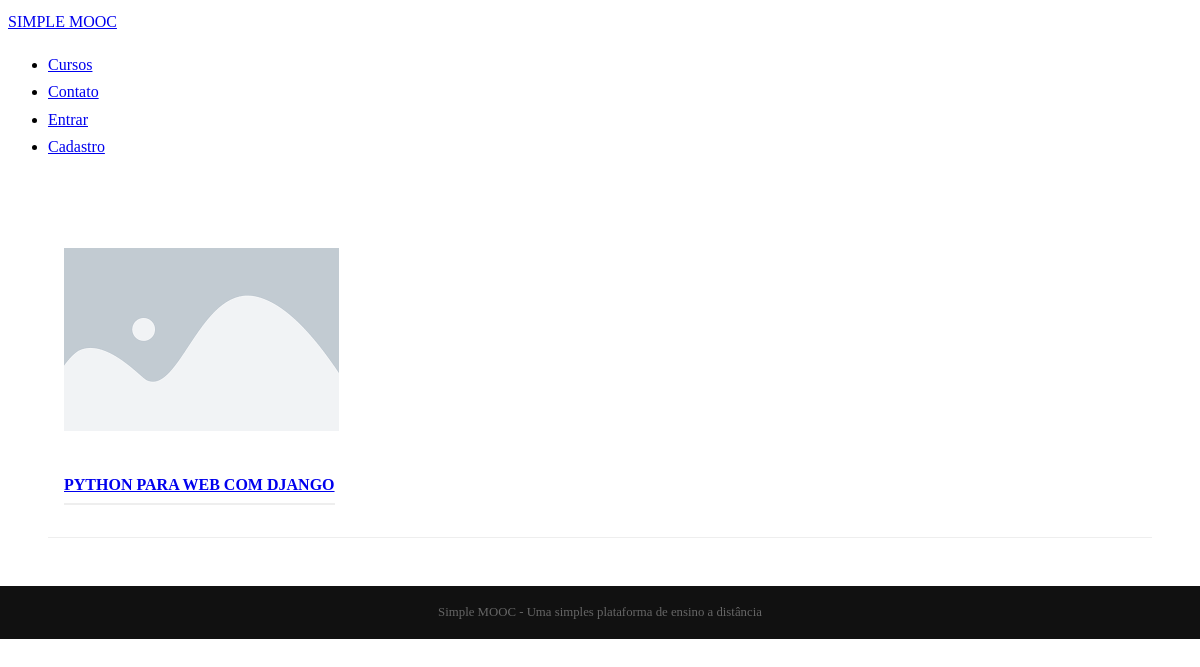
The app's page /cursos/, older data.
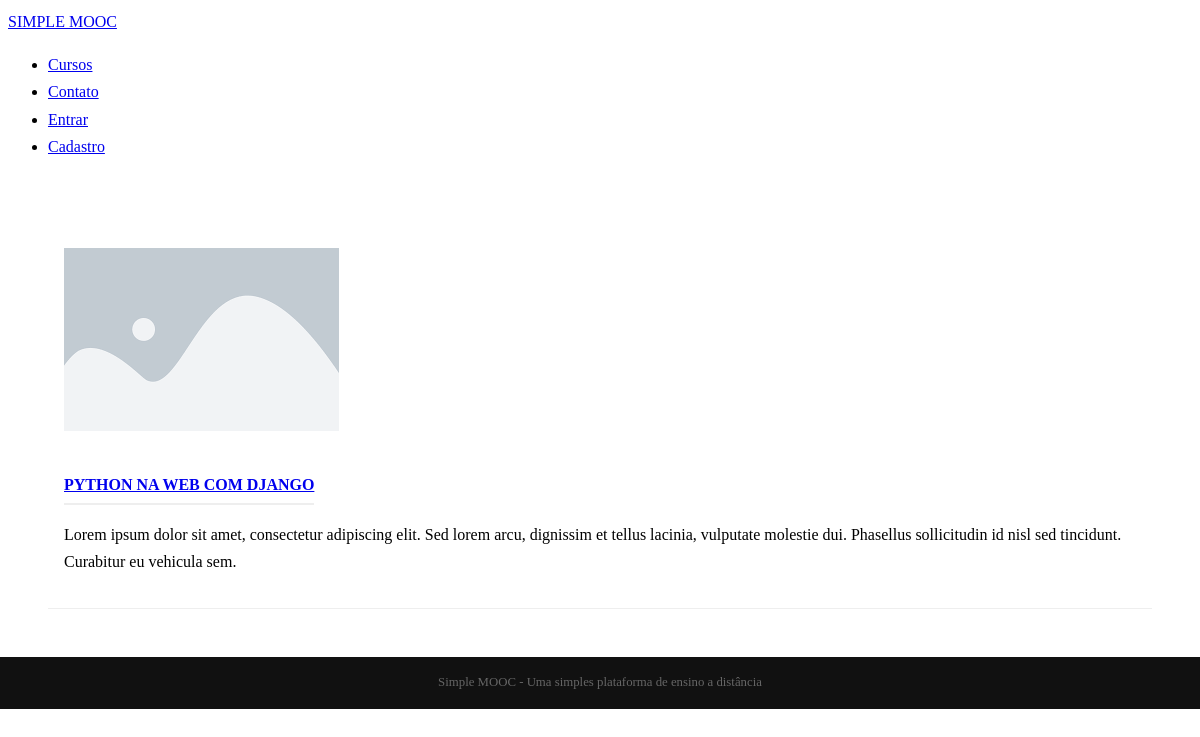
The same page, newer data.
### Simplemooc/courses/models.py (models this page shows, shortened)
class Course(models.Model):
    name = models.CharField("Nome", max_length=100)
    slug = models.SlugField('Atalho')
    description = models.TextField('Descrição simples', blank=True)
    about = models.TextField('Sobre o curso', blank=True)
    start_date = models.DateField('Data de início', blank=True, null=True)
    created_at = models.DateTimeField('Criado em', auto_now_add=True)
    updated_at = models.DateField('Editado em', auto_now=True)
    image = models.ImageField(upload_to = 'courses/images', verbose_name='Imagem', blank=True, null=True)
    objects = CourseManager() #define o método de pesquisa da tabela
    def __str__(self):
        return self.name
    def get_absolute_url(self):
        return (self.slug) #retorna o endereço dos cursos dos slugs correspondentes
    class Meta:
        verbose_name = 'Curso'
        verbose_name_plural = 'Cursos'
        ordering = ['name']

### Simplemooc/courses/views.py (the view)
# urls.py: path('', views.index, name = 'index'),
def index(request):
    courses = Course.objects.all() #Possui todos os objetos da tabela Course
    template_name = 'courses/index.html'
    context = {
        'courses' : courses #Adiciona course ao contexto do template
    }
    return render(request, template_name, context)

### Simplemooc/courses/templates/courses/index.html (shortened to what this page needs)
{% extends 'base.html'%}
{%load static%}
{% block content%}
    {%for course in courses%}
    <div class="pure-gr content-ribbon">
        <div class="pure-u-1-3">
            <div class="l-box">
                <a href="{{course.get_absolute_url}}">
                    {% if course.image%}
                    <img src="{{course.image.url}}" alt="{{course}}"></a>
                    {% else%}
                    <img src="{%static 'img/placeholder.png'%}">
                    {%endif%}
            </div>
        </div>
        <div class="pure-u-2-3">
            <div class="l-box">
                <h4 class="content-subhead"><a href="{{course.get_absolute_url}}">
                	{{course}}
                </a></h4>
                {{course.description|linebreaks}}
            </div>
        </div>
    </div>
    {%endfor%}
{% endblock %}

Row changes from the older to the newer data that the page shows:
changed Course: name "PYTHON PARA WEB COM DJANGO" → "PYTHON NA WEB COM DJANGO"; description (not shown) → "Lorem ipsum dolor sit amet, consectetur adipiscing elit. Sed lorem arcu, dignissim et tellus lacinia, vulputate molestie dui. Phasellus sollicitudin id nisl sed tincidunt. Curabitur eu vehicula sem."
